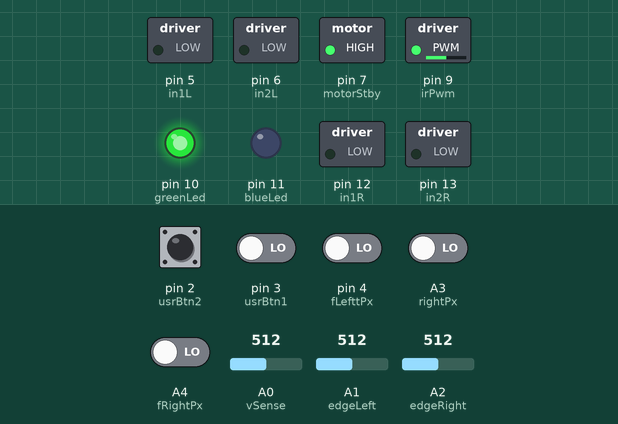
This sketch was run on a simulated Arduino Uno, built with avr-gcc and run on an emulated ATmega328P. Shown: switched loads named in the sketch (green lamp = pin HIGH), output pins drawn as LEDs (lit = HIGH). Dashed ring = blinking. Inputs (shaded band) come from the test bench; at power-on: pin 2 (usrBtn2) HIGH, A3 (rightPx), A4 (fRightPx), pin 3 (usrBtn1), pin 4 (fLefttPx) LOW, A0 (vSense) = 512, A1 (edgeLeft) = 512, A2 (edgeRight) = 512. What the sketch prints to the serial monitor is not drawn.

Above: at 0.8 s.
0.9 s: pin 2 (usrBtn2) pulled LOW for 0.15 s
At 1.9 s:
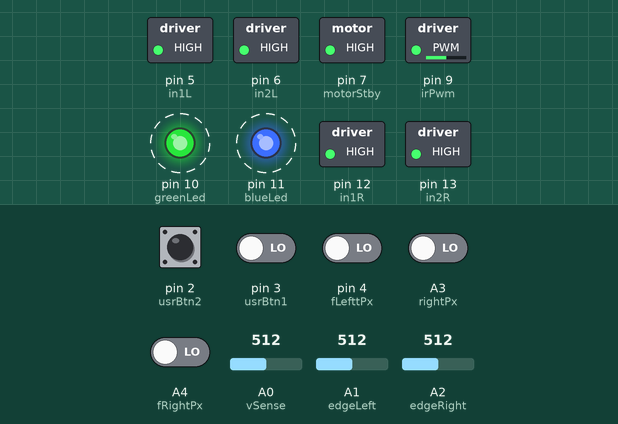
4.0 s: pin 2 (usrBtn2) driven LOW and pin 4 (fLefttPx) driven HIGH
At 6.5 s:
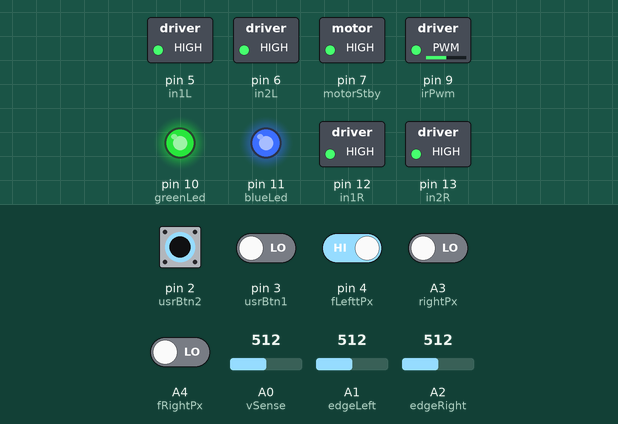
7.0 s: pin 2 (usrBtn2) driven HIGH
10.0 s: pin 2 (usrBtn2) driven LOW
At 10.0 s:
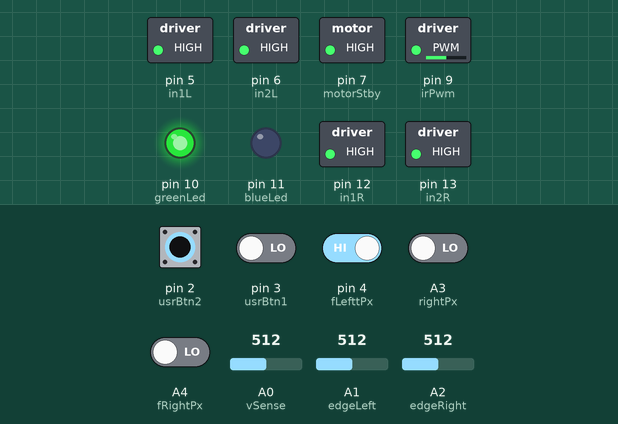
11.5 s: pin 2 (usrBtn2) driven HIGH
At 11.9 s:
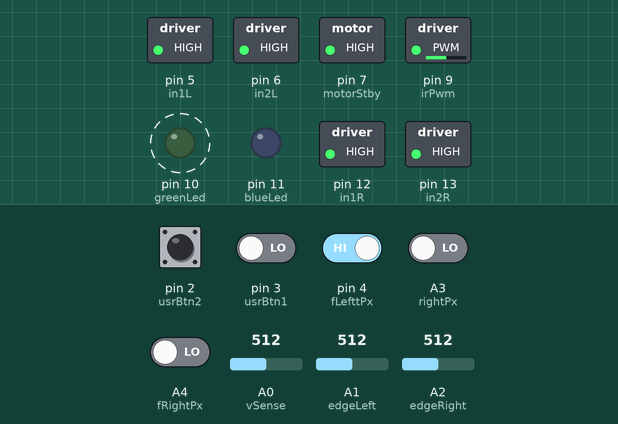
14.5 s: pin 2 (usrBtn2) driven LOW and pin 3 (usrBtn1) driven HIGH and pin 4 (fLefttPx) driven LOW and A3 (rightPx) driven HIGH and A4 (fRightPx) driven HIGH
At 17.5 s:
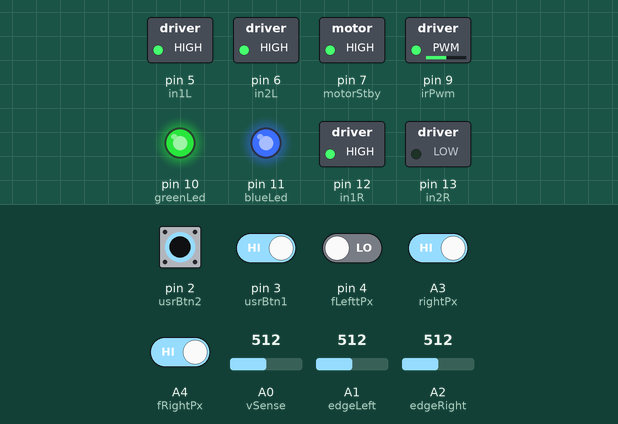
Timing chart, 0 to 18.5 s (numbered marks = the images above; inputs shaded):
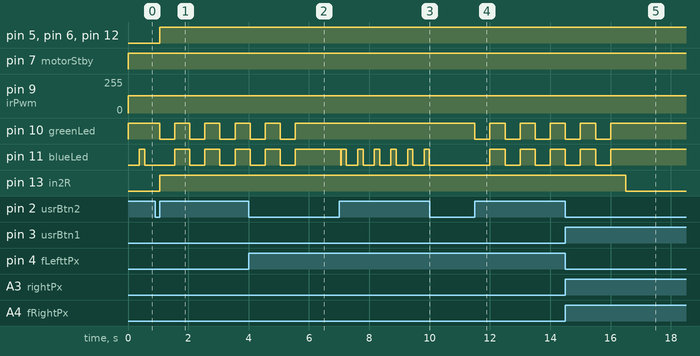

Measured:
- after the input at 0.9 s, pin 5 (in1L), pin 6 (in2L), pin 12 (in1R), pin 13 (in2R): LOW → HIGH after 0.15 s; pin 10 (greenLed): alternates HIGH for 0.50 s and LOW for 0.50 s, starting after 0.15 s; pin 11 (blueLed): alternates HIGH for 0.50 s and LOW for 0.50 s, starting after 0.65 s
- after the input at 4.0 s, pin 5 (in1L), pin 13 (in2R): stays HIGH (without the input it goes to LOW after 2.1 s)
- after the input at 10.0 s, pin 11 (blueLed): stops changing and stays LOW
- after the input at 11.5 s, pin 10 (greenLed): alternates HIGH for 0.50 s and LOW for 0.50 s, starting at once; pin 11 (blueLed): alternates HIGH for 0.50 s and LOW for 0.50 s, starting after 0.50 s
- after the input at 14.5 s, pin 5 (in1L): stays HIGH (without the input it goes to LOW after 2.0 s)

The sketch:

FourLoko.ino
```cpp
#include "FourLoko_Defines.h"
#include "FourLoko.h"
#include "states.h"

void setup() {
  Serial.begin(115200);
  initPins();
  startIrPwm();
  wait();
}


void loop() {
}
```

FourLoko.h
```cpp
/**
   FourLoko.h
   Joshua Brown 2017

   helper functions for FourLoko, my minisumo bot
*/

/**
   isEdge
   is the analog reading on the PIN greater than a certain value
   TODO: consider making pure: taking goodDohyo as an argument
*/
bool isEdge(int pin) {
  bool result = false;
  if (analogRead(pin) <= goodDohyo) { // possible ring edge detection
    delay(5);
    if (analogRead(pin) <= goodDohyo) {
      result = true;
    }
  }
  return result;
}

bool leftEdge() {
  return isEdge(edgeLeft);
}
int rightEdge() {
  return isEdge(edgeRight);
}

bool getUsrBtn1() {
  int result = false;
  if (digitalRead(usrBtn1) == 0) {
    result = true;
  }
  return result;
}

bool getUsrBtn2() {
  int result = false;
  if (digitalRead(usrBtn2) == 0) {
    result = true;
  }
  return result;
}


void initIrPwm() {
  TCCR1A = B01000000;
  TCCR1B = B00001001;
  OCR1A = 0;
}

void stopIrPwm() {
  OCR1A = 0;
}

void startIrPwm() {
  OCR1A = ocrConstant;
}

void printOpponentSensors(int *detectionArray) {
  for (int i = 0; i < 5; i++) { // todo: is there a length property I can extract to make this dynamic?
    Serial.print(detectionArray[i]);
    Serial.print(", ");
  }
  Serial.println("");
}

/**
   modifies memory as a pointer, so it is side effecty
*/
void getOpponentSensors(int *detectionArray) {
  detectionArray[0] = !digitalRead(fLefttPx);
  detectionArray[1] = !digitalRead(leftPx);
  detectionArray[2] = !digitalRead(ctrPx);
  detectionArray[3] = !digitalRead(rightPx);
  detectionArray[4] = !digitalRead(fRightPx);
}

/**
    0 is straight ahead, + is to the left - is to the right
    returns the global "nothingDetected" or 999 if there is ntthing at all in the sensor's view
*/
int whereIsOpponent() {
  int result = 0;
  int detectionArray[5];
  int total = 0;
  int accum = 0;

  getOpponentSensors(&detectionArray[0]);
  //  printOpponentSensors(detectionArray);

  // find the centroid of the array returned by the getOpponentSensors
  for (int i = 0; i < 5; i++) {
    total += detectionArray[i]; // find total "mass" of the collection of bodies
  }

  accum += 2 * detectionArray[0];
  accum += 1 * detectionArray[1];
  // the center one doesn't deflect the direction to either side!
  // accum += 0*detectionArray[2];
  accum += -1 * detectionArray[3];
  accum += -2 * detectionArray[4];

  result = total == 0 ? nothingDetected : accum / total;

  return result;
}

void updateGyroDisplacement() {
  int delta = analogRead(gyroZ) - zeroRateGyroZ;
  if (abs(delta) > zThetaDeadband) {
    zThetaDisplacement = zThetaDisplacement + delta;
  }
}


void motorsDisable() {
  digitalWrite(motorStby, LOW);
}

void motorsEnable() {
  digitalWrite(motorStby, HIGH);
}

void brake(int motor) {
  if (motor == left) {
    digitalWrite(in2L, HIGH);
    digitalWrite(in1L, HIGH);
  } else {
    digitalWrite(in2R, HIGH);
    digitalWrite(in1R, HIGH);
  }
  motorsEnable();
}

void coast(int motor) {
  if (motor == left) {
    digitalWrite(in2L, LOW);
    digitalWrite(in1L, LOW);
  } else {
    digitalWrite(in2R, LOW);
    digitalWrite(in1R, LOW);
  }
  motorsEnable();
}

void motor(int motor, int velocity, int brakeState) {
  if (motor == left) {

    if (velocity > 0) {
      if (brakeState == coasting) {
        digitalWrite(in1L, LOW);
        analogWrite(in2L, velocity);
      } else if (brakeState == braking) {
        digitalWrite(in1L, LOW);
        analogWrite(in2L, velocity);
      }
    } else {
      velocity = -velocity;
      if (brakeState == coasting) {
        digitalWrite(in1L, HIGH);
        analogWrite(in2L, (255 - velocity));
      } else if (brakeState == braking) {
        digitalWrite(in1L, HIGH);
        analogWrite(in2L, (255 - velocity));
      }

    }
  } else if (motor == right) {

    if (velocity > 0) {
      if (brakeState == coasting) {
        digitalWrite(in1R, HIGH);
        analogWrite(in2R, (255 - velocity));
      } else if (brakeState == braking) {
        digitalWrite(in1R, HIGH);
        analogWrite(in2R, (255 - velocity));
      }
    } else {
      velocity = -velocity;
      if (brakeState == coasting) {
        digitalWrite(in1R, LOW);
        analogWrite(in2R, velocity);
      } else if (brakeState == braking) {
        digitalWrite(in1R, LOW);
        analogWrite(in2R, velocity);
      }
    }
  }
  motorsEnable();
}

void initPins() {
  pinMode(rightPx, INPUT);
  pinMode(in1L, OUTPUT);
  pinMode(in2L, OUTPUT);
  pinMode(in1R, OUTPUT);
  pinMode(in2R, OUTPUT);
  pinMode(irPwm, OUTPUT);
  pinMode(usrBtn1, INPUT);
  pinMode(usrBtn2, INPUT);
  pinMode(fLefttPx, INPUT);
  pinMode(leftPx, INPUT);
  pinMode(vSense, INPUT);
  pinMode(edgeLeft, INPUT);
  pinMode(edgeRight, INPUT);
  pinMode(fRightPx, INPUT);
  pinMode(gyroZ, INPUT);
  pinMode(motorStby, OUTPUT);
  pinMode(blueLed, OUTPUT);
  pinMode(greenLed, OUTPUT);

  motorsDisable();
  initIrPwm();

  // ensure motor driver pins are LOW
  coast(left);
  coast(right);
}

void motorModeDemo() {
  int testSpeed = 255;
  int driveDuration = 300;
  int restDuration = 2000;

  motor(left, -testSpeed, coasting);
  Serial.println("left coasting backward");
  delay(driveDuration);
  coast(left);
  delay(restDuration);
  motor(left, -testSpeed, braking);
  Serial.println("left braking backward");
  delay(driveDuration);
  brake(left);
  delay(restDuration);
  motor(left, testSpeed, coasting);
  Serial.println("left coasting forward");
  delay(driveDuration);
  coast(left);
  delay(restDuration);
  motor(left, testSpeed, braking);
  Serial.println("left braking forward");
  delay(driveDuration);
  brake(left);
  delay(restDuration);

  motor(right, -testSpeed, coasting);
  Serial.println("right coasting backward");
  delay(driveDuration);
  coast(right);
  delay(restDuration);
  motor(right, -testSpeed, braking);
  Serial.println("right braking backward");
  delay(driveDuration);
  brake(right);
  delay(restDuration);
  motor(right, testSpeed, coasting);
  Serial.println("right coasting forward");
  delay(driveDuration);
  coast(right);
  delay(restDuration);
  motor(right, testSpeed, braking);
  Serial.println("right braking forward");
  delay(driveDuration);
  brake(right);
  delay(restDuration);
}

int getVsense() {
  int total = 0;
  for (int i = 0; i < 10; i++) {
    total += analogRead(vSense);
  }
  return total / 10;
}

void setGreenLed(bool value) {
  if (value == true) {
    digitalWrite(greenLed, LOW);
  } else {
    digitalWrite(greenLed, HIGH);
  }
}

void setBlueLed(bool value) {
  if (value == true) {
    digitalWrite(blueLed, LOW);
  } else {
    digitalWrite(blueLed, HIGH);
  }
}

void searchLeft() {
  motor(left, 0, braking);
  motor(right, searchSpeed, braking);
}

void searchRight() {
  motor(left, searchSpeed, braking);
  motor(right, 0, braking);
}
```

FourLoko_Defines.h
```cpp
/**
 * FourLoko_Defines.h
 * Joshua Brown 2017
 *
 * Pin definitions and constants for FourLoko, my minisumo bot
 */

// Px is proximity sensor
// Lx is line sensor

#define in1R    12    // one of the two directional inputs per h-bridge channel, the other being in2R (pin 13)
#define in2L    6     // see truth table for how these go, consider re-wiring to allow coasting style PWM, it's braking style now...
#define in1L    5     // https://toshiba.semicon-storage.com/info/docget.jsp?did=10660&prodName=TB6612FNG
#define irPwm   9     // ~56 kHz square wave at 50% duty cycle
#define usrBtn1 3
#define usrBtn2 2
#define motorStby 7
#define in2R      13
#define vSense    A0  // battery sensing, on 3 cell lipo / 3: 10% is 3.7v reads about 435, 100% 4.2v reads 495
#define edgeLeft  A1  // for detecting the edge of the sumo dohyo ~43 edge, 1017 dohyo
#define edgeRight A2  // ~ 1012 black dohyo to 38 white edge
#define gyroZ     99  // Z axis gyro! an analog sensor, might use it for directional integration? no rate is 293, reduces for CC rotation integrating delta at 50z gives units of about 2200 per rotation
#define greenLed  10
#define blueLed   11

#define fLefttPx 4    // CENTER PROX TEMPORARY, THIS IS SHARED WITH USER BUTTON2
#define leftPx   0    // CENTER EDGE
#define ctrPx   1     // center IR receiver
#define rightPx A3    // RIGHT PROX
#define fRightPx  A4  // far right of center IR detector

#define IR_CLOCK_RATE    56000L
#define ocrConstant     (F_CPU/(IR_CLOCK_RATE*2L)-1)

#define zeroRateGyroZ    293 // todo: do some automatic calibration instead
int zThetaDisplacement = 0;
#define zThetaDeadband   1

#define none      0
#define farLeft   1 // todo check if changing to array weights, i.e., -2, -1, 0, 1, 2 works, if so, a much better solution
#define left      2
#define center    3
#define right     4
#define farRight  5
#define coasting false
#define braking true
#define detection  0
#define noDetection 1
#define nothingDetected 999

#define twentyPercentBattery 420
#define fiftyPercentBattery 433
#define goodDohyo 800 // the value below which you say you are detecting the edge
/*
#define recoveryBrakeTime 100 // the amount of time in millis you hit the brakes when edge detecting
#define recoveryReverseTime 100 // the amount of time in millis that you back up from the edge
#define recoveryTurnTime 300 // the amount of time in millis that rotate away from the edge
*/

#define recoveryBrakeTime 100 // the amount of time in millis you hit the brakes when edge detecting
#define recoveryReverseTime 150 // the amount of time in millis that you back up from the edge during fast mode, this is long enought to do 360 degrees!
#define recoveryTurnTime 150 // the amount of time in millis that rotate away from the edge
#define recoveryStraightTime 100 // how long to go straght after turning away from edge
#define openingMoveTime 170 // how long to perform the opening move

#define longBlink 35
#define shortBlink 5
#define totalCount 50 // how many wait loops is the battery blinker?

#define searchSpeed 120 // todo: can this be faster????? jab 19 Jan 2019
#define attackSpeed 255

/*
#define searchSpeed 50 // todo revert me, this is ONLY for testing indoors at night.
#define attackSpeed 80
*/
```

states.h
```cpp
/**
   states.h
   Joshua Brown 2018

   The actual jobs that the sumo robot has to do.
*/
unsigned long now = 0;

void dragRace() {
  now = millis();
  int currentSpeed = 0;
  int slewRate = 1;

  unsigned long then = now + 200; // when to stop experiment

  motor(left, currentSpeed, coasting);
  motor(right, currentSpeed, coasting);
  while (currentSpeed < 255) { //
    delayMicroseconds(250);
    currentSpeed += slewRate;
    motor(left, currentSpeed, coasting);
    motor(right, currentSpeed, coasting);
  }
  delay(100);

  brake(right);
  brake(left);
}

void edgeRecover(int mode) {
  unsigned long edgeRecoverTime = millis(); // get the current time
  int opponentPosition = nothingDetected;
  while (millis() < edgeRecoverTime + recoveryBrakeTime) { // how long to slam the brakes
    brake(right);
    brake(left);
  }
  edgeRecoverTime = millis();
  while (millis() < edgeRecoverTime + recoveryReverseTime) { // how long to back it up
    // BIG TODO: put in opponent detection here so we can break out of this mess!!!!!!!
    opponentPosition = whereIsOpponent();
    if (opponentPosition == nothingDetected) {
      motor(left, -searchSpeed, braking);
      motor(right, -searchSpeed, braking);
    } else {
      return;
    }

  }


  brake(right);
  brake(left);


  edgeRecoverTime = millis();
  while (millis() < edgeRecoverTime + recoveryTurnTime) { // how long to turn to re-enter battle
    // BIG TODO: put in opponent detection here so we can break out of this mess!!!!!!!
    opponentPosition = whereIsOpponent();
    if (opponentPosition == nothingDetected) {
      if (mode == left) {
        motor(left, searchSpeed, braking);
        motor(right, -searchSpeed, braking);
      } else {
        motor(left, -searchSpeed, braking);
        motor(right, searchSpeed, braking);
      }
    } else {
      return;
    }

  }


  brake(right);
  brake(left);

  edgeRecoverTime = millis();
  while (millis() < edgeRecoverTime + recoveryStraightTime) { // go straight for a bit
    // BIG TODO: put in opponent detection here so we can break out of this mess!!!!!!!
    opponentPosition = whereIsOpponent();
    if (leftEdge() || rightEdge()) {
      break;
    } else if (opponentPosition == nothingDetected ) {
      motor(left, searchSpeed, braking);
      motor(right, searchSpeed, braking);
    } else {
      return;
    }
  }
}

void fight() {
  unsigned long fightBegan = millis();
  setBlueLed(false); // turn off all lights
  setGreenLed(false);
  int opponentPosition = nothingDetected;
  int priorTracking = left; // todo, consider making priorTracking "none"
  bool rightEdgeDetected = false;
  bool lefttEdgeDetected = false;

  // opening move
  /**
     todo: jab 19 January 2019
     SHOULD HAVE SEVERAL OPTIONS BASED ON PUSHING THE usrButton 1
  */
  while ((millis() < fightBegan + openingMoveTime) && whereIsOpponent() == nothingDetected) {
    motor(left, searchSpeed, braking);
    motor(right, searchSpeed, braking);
  }

  searchRight();

  while (1) { // loop forever, only reset or mashing both buttons can stop this.
    now = millis();
    /**
       now is an important state marker.  It can time-bound what we are doing here.
       TODO: use now!!!!
    */

    opponentPosition = whereIsOpponent();

    if (getUsrBtn2() && getUsrBtn1()) {
      break;
    }
    if (opponentPosition == nothingDetected) { // we can allow checking of line sensors
      // TODO: recover from ring edge right sensor verfied working 19 January 2019
      // TODO: recover from ring edge left sensor verfied working 19 January 2019


      lefttEdgeDetected = leftEdge();
      rightEdgeDetected = rightEdge();

      if (lefttEdgeDetected && rightEdgeDetected) {
        edgeRecover(center);
      } else if (lefttEdgeDetected) {
        edgeRecover(left);
        priorTracking = right;
      } else if (rightEdgeDetected) {
        edgeRecover(right);
        priorTracking = left;

      } else {
        // search the priorTracking
        if (priorTracking == right) {
          searchRight();
        } else {
          searchLeft(); // TODO: low priority, make this something variable, seems silly to always have it search left
        }
      }


      /**
         TODO, is there something more sublime we can do with opponentPosition == "nothing detected"?
         perhaps using time "now" we could see how old the last known opponentPosition is.
         perhaps toggle the search direction?
      */

    } else { // we have a detection!!!!!!
      switch (opponentPosition) {
        case 2:
          priorTracking = left;
          motor(right, attackSpeed, braking);
          motor(left, -searchSpeed, braking);
          break;
        case 1:
          priorTracking = left;
          motor(right, attackSpeed, braking);
          motor(left, 0, braking);
          break;
        case 0:
          priorTracking = left;
          motor(right, attackSpeed, braking);
          motor(left, attackSpeed, braking);
          break;
        case -1:
          priorTracking = right;
          motor(left, attackSpeed, braking);
          motor(right, 0, braking);
          break;
        case -2:
          priorTracking = right;
          motor(left, attackSpeed, braking);
          motor(right, -searchSpeed, braking);
          break;
        default: // should never be reached, but OK,
          priorTracking = left;
          searchLeft();
          break;
      }
    }
    delay(10); // TODO: what if we updated more often?  Like every 250uS?
  }


  brake(right); // before returning to the calling function, stop both motors!
  brake(left);
  return;
}

void countDown() {
  /**
     consider a cancel mode here.  if any user button is pressed, branch back out to wait mode...
     TODO. jab 19 Jan 2019
  */
  brake(left);
  brake(right);
  for (int i = 0; i < 5; i++ ) {
    setBlueLed(true);
    setGreenLed(true);
    delay(500);
    setBlueLed(false);
    setGreenLed(false);
    delay(500);
  }

  fight();
  return;
}

/**
   wait

   simply stay put, receive user button inputs, check on battery status, launch into countdown mode
*/
void wait() {
  int currentCount = 0;
  int voltage = 0;

  // todo: consider adding motor disable here...
  voltage = getVsense();
  setGreenLed(false);
  setBlueLed(false);

  while (1) {

    if (getUsrBtn2()) {
      while (getUsrBtn2()) {} // wait until button is released
      countDown();
      delay(1000); // not sure what this is doing.  It looks like when we go if we ever have a cancel mode out of countdown.
    }


    if (currentCount > totalCount) {
      currentCount = 0;
    }

    if (voltage > fiftyPercentBattery) { // longBlink
      if (currentCount < longBlink) {
        setBlueLed(true);
      } else {
        setBlueLed(false);
      }

    } else if (voltage > twentyPercentBattery) { // fastBlink

      if (currentCount < shortBlink) {
        setBlueLed(true);
      } else {
        setBlueLed(false);
      }

    } else { // always on
      setBlueLed(true);
    }
    Serial.print("edgeLeft: ");
    Serial.print(analogRead(edgeLeft));
    Serial.print(" edgeRight: ");
    Serial.println(analogRead(edgeRight));
    currentCount++;
    delay(10);
  }
}
```
